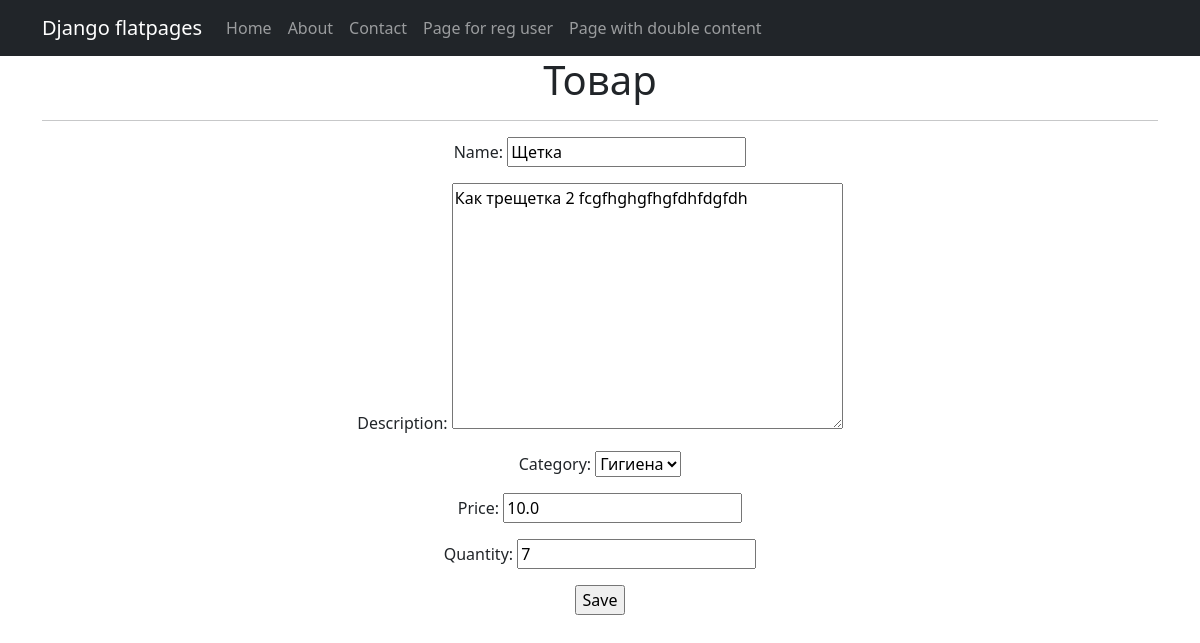
The page /products/1/update/ (signed in) on the database its author committed.
### simpleapp/models.py (models this page shows, shortened)
class Product(models.Model):
    name = models.CharField(
        max_length=50,
        unique=True, # названия товаров не должны повторяться
    )
    description = models.TextField()
    quantity = models.IntegerField(
        validators=[MinValueValidator(0)],
    )
    category = models.ForeignKey(
        to='Category',
        on_delete=models.CASCADE,
        related_name='products', # все продукты в категории будут доступны через поле products
    )
    price = models.FloatField(
        validators=[MinValueValidator(0.0)],
    )

class Category(models.Model):
    name = models.CharField(max_length=100, unique=True)
    def __str__(self):
        return self.name.title()

### simpleapp/views.py (the view)
# urls.py: path('<int:pk>/update/', ProductUpdate.as_view(), name='product_update'),
class ProductUpdate(PermissionRequiredMixin, UpdateView):
    permission_required = ('simpleapp.change_product',)
    form_class = ProductForm
    model = Product
    template_name = 'product_edit.html'

### simpleapp/forms.py (shortened to what this page needs)
class ProductForm(forms.ModelForm):
    class Meta:
        model = Product
        fields = [
               'name',
               'description',
               'category',
               'price',
               'quantity',
            ]

### templates/product_edit.html (shortened to what this page needs)
{% extends 'flatpages/default.html' %}
{% block content %}
<h1>Товар</h1>
<hr>
<form action="" method="post">
    {{ form.as_p }}
    <input type="submit" value="Save" />
</form>
{% endblock content %}

### rows shown on the page
Product: name "Щетка", description "Как трещетка 2 fcgfhghgfhgfdhfdgfdh", category "Гигиена", price "10.0", quantity "7"
